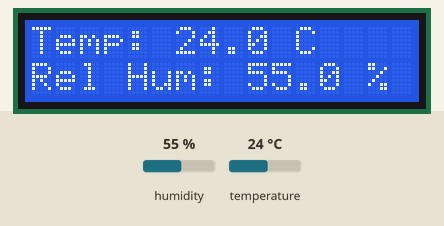
Bench run of a program on a simulated Raspberry Pi (BCM pin numbers). Shown: 16×2 character LCD. The inputs (shaded band) are chosen by the test bench; at power-on: humidity 55 %, temperature 24 °C. Library files of the repository ran but are not shown: I2C_LCD.py; what the program prints to the terminal is not drawn.

Above: at 1.4 s.
1.5 s: humidity set to 22 %
At 5.7 s:
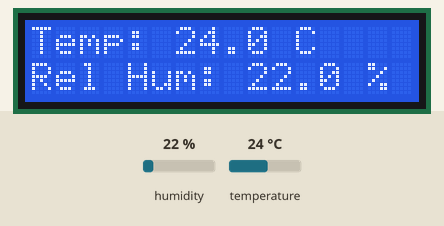
10.1 s: temperature set to 12 °C
At 14.3 s:
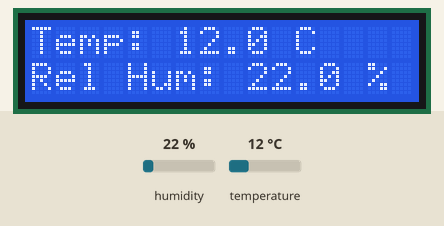
18.5 s: humidity set to 40 %
At 21.6 s:
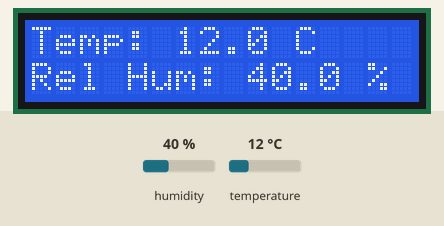
26.8 s: temperature set to 19 °C
At 30.1 s:
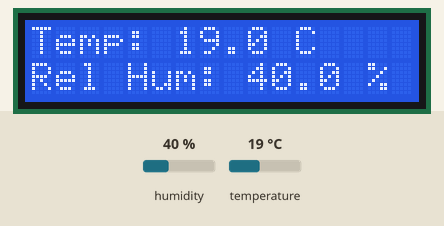
Timing chart, 0 to 31.6 s (numbered marks = the images above; inputs shaded):
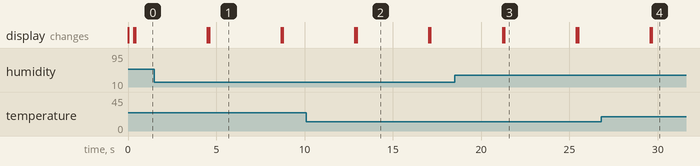

Measured:
- after the input at 1.5 s, the display: first differs from a run without the input after 3.1 s (image 1)
- after the input at 10.1 s, the display: first differs from a run without the input after 2.8 s (image 2)
- after the input at 18.5 s, the display: first differs from a run without the input after 2.8 s (image 3)
- after the input at 26.8 s, the display: first differs from a run without the input after 2.9 s (image 4)
- what the display in image 1 shows lasts 4.1 s, from 4.6 s to 8.7 s

The program:

DHT11_RPi4_I2CLCD.py
```python
#! /usr/bin/env python


# Import necessary libraries for communication and display use
import I2C_LCD
import DHT
import time


dht = DHT.DHT11(4)
display = I2C_LCD.Lcd()

# Main body of code
try:
	while True:
		ec,temp,hum=dht.read()
		display.lcd_clear()
		if(dht.is_valid):
			display.lcd_display_string("Temp: "+str(temp)+" C",1)
			display.lcd_display_string("Rel Hum: "+str(hum)+" %",2)
			print('Temp:{} C'.format(temp))
			print('Hum:{} %'.format(hum))
		time.sleep(4)
except KeyboardInterrupt:
    # If there is a KeyboardInterrupt (when you press ctrl+c), exit the program and cleanup
    print("Cleaning up!")
    gpio.cleanup()
    display.lcd_clear()
```

DHT.py
```python
import sys
import time
import RPi.GPIO as gpio


class DHT11:
    'DHT11 sensor reader class for Raspberry'
    ERR_NO_ERROR = 0
    ERR_MISSING_DATA = 1
    ERR_CRC = 2

    error_code = ERR_NO_ERROR
    temperature = -1
    humidity = -1
    __pin = 0

    def __init__(self, pin):
        self.__pin = pin
        gpio.setmode(gpio.BCM)


    def read(self):
        gpio.setup(self.__pin, gpio.OUT)

        # send initial high
        self.__send_and_sleep(gpio.HIGH, 0.05)

        # pull down to low
        self.__send_and_sleep(gpio.LOW, 0.02)

        # change to input using pull up
        gpio.setup(self.__pin, gpio.IN, gpio.PUD_UP)

        # collect data into an array
        data = self.__collect_input()

        # parse lengths of all data pull up periods
        pull_up_lengths = self.__parse_data_pull_up_lengths(data)

        # if bit count mismatch, return error (4 byte data + 1 byte checksum)
        if len(pull_up_lengths) != 40:
            return (self.ERR_MISSING_DATA, 0, 0)

        # calculate bits from lengths of the pull up periods
        bits = self.__calculate_bits(pull_up_lengths)

        # we have the bits, calculate bytes
        the_bytes = self.__bits_to_bytes(bits)

        # calculate checksum and check
        checksum = self.__calculate_checksum(the_bytes)
        if the_bytes[4] != checksum:
            return (self.ERR_CRC, 0, 0)

        # ok, we have valid data

        # The meaning of the return sensor values
        # the_bytes[0]: humidity int
        # the_bytes[1]: humidity decimal
        # the_bytes[2]: temperature int
        # the_bytes[3]: temperature decimal

        self.temperature = the_bytes[2] + float(the_bytes[3]) / 10
        self.humidity = the_bytes[0] + float(the_bytes[1]) / 10

        return (self.ERR_NO_ERROR, self.temperature, self.humidity)

    def __send_and_sleep(self, output, sleep):
        gpio.output(self.__pin, output)
        time.sleep(sleep)

    def __collect_input(self):
        # collect the data while unchanged found
        unchanged_count = 0

        # this is used to determine where is the end of the data
        max_unchanged_count = 100

        last = -1
        data = []
        while True:
            current = gpio.input(self.__pin)
            data.append(current)
            if last != current:
                unchanged_count = 0
                last = current
            else:
                unchanged_count += 1
                if unchanged_count > max_unchanged_count:
                    break

        return data

    def __parse_data_pull_up_lengths(self, data):
        STATE_INIT_PULL_DOWN = 1
        STATE_INIT_PULL_UP = 2
        STATE_DATA_FIRST_PULL_DOWN = 3
        STATE_DATA_PULL_UP = 4
        STATE_DATA_PULL_DOWN = 5

        state = STATE_INIT_PULL_DOWN

        lengths = [] # will contain the lengths of data pull up periods
        current_length = 0 # will contain the length of the previous period

        for i in range(len(data)):

            current = data[i]
            current_length += 1

            if state == STATE_INIT_PULL_DOWN:
                if current == gpio.LOW:
                    # ok, we got the initial pull down
                    state = STATE_INIT_PULL_UP
                    continue
                else:
                    continue
            if state == STATE_INIT_PULL_UP:
                if current == gpio.HIGH:
                    # ok, we got the initial pull up
                    state = STATE_DATA_FIRST_PULL_DOWN
                    continue
                else:
                    continue
            if state == STATE_DATA_FIRST_PULL_DOWN:
                if current == gpio.LOW:
                    # we have the initial pull down, the next will be the data pull up
                    state = STATE_DATA_PULL_UP
                    continue
                else:
                    continue
            if state == STATE_DATA_PULL_UP:
                if current == gpio.HIGH:
                    # data pulled up, the length of this pull up will determine whether it is 0 or 1
                    current_length = 0
                    state = STATE_DATA_PULL_DOWN
                    continue
                else:
                    continue
            if state == STATE_DATA_PULL_DOWN:
                if current == gpio.LOW:
                    # pulled down, we store the length of the previous pull up period
                    lengths.append(current_length)
                    state = STATE_DATA_PULL_UP
                    continue
                else:
                    continue

        return lengths

    def __calculate_bits(self, pull_up_lengths):
        # find shortest and longest period
        shortest_pull_up = 1000
        longest_pull_up = 0

        for i in range(0, len(pull_up_lengths)):
            length = pull_up_lengths[i]
            if length < shortest_pull_up:
                shortest_pull_up = length
            if length > longest_pull_up:
                longest_pull_up = length

        # use the halfway to determine whether the period it is long or short
        halfway = shortest_pull_up + (longest_pull_up - shortest_pull_up) / 2
        bits = []

        for i in range(0, len(pull_up_lengths)):
            bit = False
            if pull_up_lengths[i] > halfway:
                bit = True
            bits.append(bit)

        return bits

    def __bits_to_bytes(self, bits):
        the_bytes = []
        byte = 0

        for i in range(0, len(bits)):
            byte = byte << 1
            if (bits[i]):
                byte = byte | 1
            else:
                byte = byte | 0
            if ((i + 1) % 8 == 0):
                the_bytes.append(byte)
                byte = 0

        return the_bytes

    def __calculate_checksum(self, the_bytes):
        return the_bytes[0] + the_bytes[1] + the_bytes[2] + the_bytes[3] & 255

    def is_valid(self):
        return self.ERR_NO_ERROR
```
